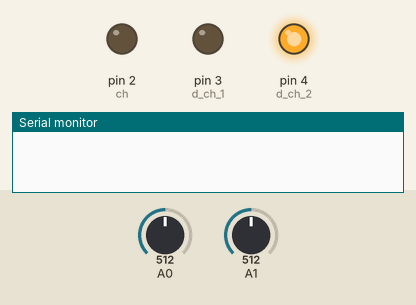
Simulated run of this sketch. Board: Arduino Mega 2560, built with avr-gcc and run on an emulated ATmega2560. Parts: output pins drawn as LEDs (lit = HIGH), the last lines printed to the serial monitor. The test bench sets the inputs (shaded band); at power-on: A0 = 512, A1 = 512.

Above: at 1.2 s.
1.3 s: A0 set to 527
At 3.8 s:
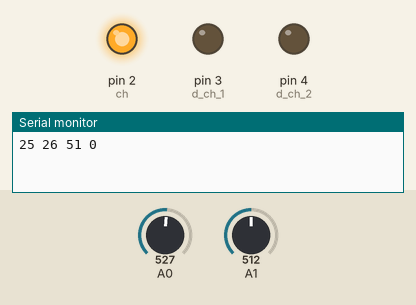
4.3 s: A1 set to 527
At 7.0 s:
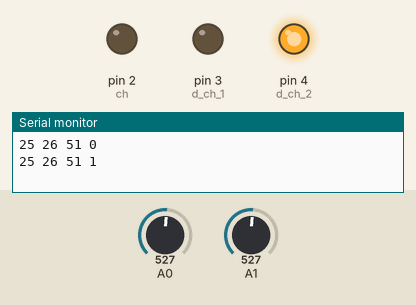
7.3 s: A0 set to 511
At 8.5 s:
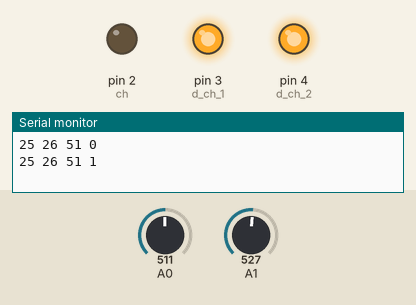
10.3 s: A0 set to 716
At 13.0 s:
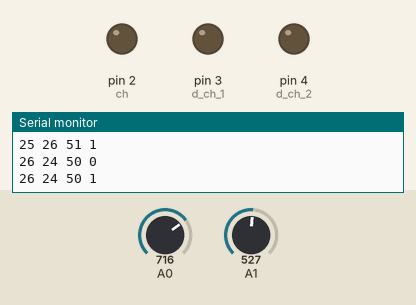
13.3 s: A1 set to 698
16.3 s: A1 set to 722
At 22.3 s:
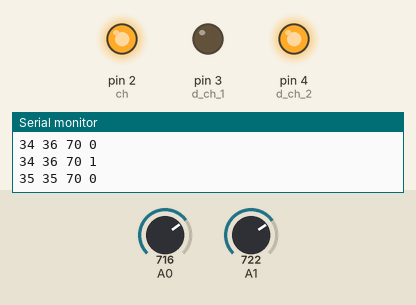
Timing chart, 0 to 28.5 s (numbered marks = the images above; inputs shaded):
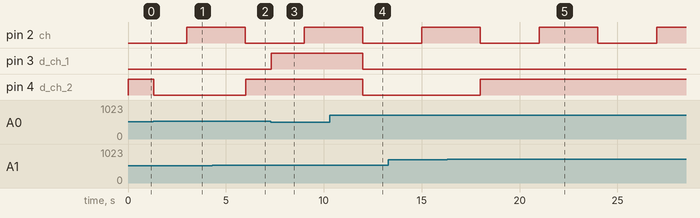

Measured:
- the behaviour switches between 517 and 518 on A0 (found by bisection; images 0 and 1)
- the behaviour switches between 526 and 527 on A1 (found by bisection; images 1 and 2)
- the behaviour switches between 709 and 710 on A1 (found by bisection; images 4 and 5)
- after the input at 1.3 s, pin 4 (d_ch_2): HIGH → LOW at once
- after the input at 4.3 s, pin 4 (d_ch_2): LOW → HIGH after 1.7 s
- after the input at 7.3 s, pin 3 (d_ch_1): LOW → HIGH at once
- after the input at 10.3 s, pin 3 (d_ch_1), pin 4 (d_ch_2): HIGH → LOW after 1.7 s
- after the input at 16.3 s, pin 4 (d_ch_2): LOW → HIGH after 1.7 s

The sketch:

ch_v1.ino
```cpp
int d_ch_1 = 3;
int d_ch_2 = 4;
int ch = 2;
unsigned long previousMillis = 0;
unsigned long previousMillis2 = 0;
int voltage_s1;
int voltage_s2;
boolean st_t1 = 0;
boolean st_t2 = 0;
void setup() {
pinMode(d_ch_1, OUTPUT);
pinMode(d_ch_2, OUTPUT);
pinMode(ch, OUTPUT);
digitalWrite(ch, LOW);
digitalWrite(d_ch_2, HIGH);
digitalWrite(d_ch_1, LOW);

Serial.begin(9600);
}

void loop() {

    unsigned long currentMillis = millis();

    if (currentMillis - previousMillis2 >= 10&&st_t1==0) {
      digitalWrite(ch, LOW);
      int sensorValue = analogRead(A0);
      int sensorValue2 = analogRead(A1);
        // Convert the analog reading (which goes from 0 - 1023) to a voltage (0 - 5V):
      float voltage = (sensorValue * (4.9854 / 1007.0))*2;
      float voltage2 = sensorValue2 * (4.9854 / 1010.0);
        // print out the value you read:
      voltage_s1=voltage2*10;
      voltage_s2 =  (voltage- voltage2)*10;

      if(voltage_s1>voltage_s2){
        digitalWrite(d_ch_1, HIGH);
        digitalWrite(d_ch_2, HIGH);
      }else if(voltage_s1<voltage_s2){
        digitalWrite(d_ch_2, LOW);
        digitalWrite(d_ch_1, LOW);
      }else{
        digitalWrite(d_ch_2, HIGH);
        digitalWrite(d_ch_1, LOW);
        if(voltage_s1<41&&voltage_s2<41){
          st_t2=1;
        }else{
          st_t2=0;
        }
      }


      previousMillis2 = currentMillis;
    }
    if(st_t1==1&&st_t2==1){
      digitalWrite(ch, HIGH);
    }else{
      digitalWrite(ch, LOW);
    }


if (currentMillis - previousMillis >= 3000) {
  // save the last time you blinked the LED
  Serial.print(voltage_s1);
    Serial.print(" ");
    Serial.print(voltage_s2);
    Serial.print(" ");
    Serial.print(voltage_s2+voltage_s1);
    Serial.print(" ");
    Serial.println(st_t1);
  previousMillis = currentMillis;
  if(st_t1==1){
    st_t1 = 0;
  }else{
    st_t1 =1;
  }
}

}
```
